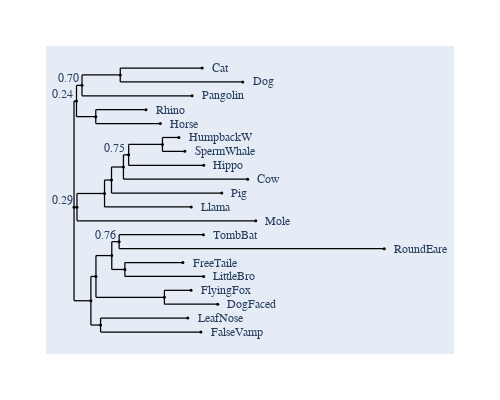

The notebook cell saved with this chart:
### Markdown cell above
# Display a Phylogenetic Tree Showing Bootstrap Support

We use a tree saved in `json` format from a 100 replicate bootstrap resamplings. The `show_support=True` argument controls whether or not to display support. The `threshold=0.8` argument indicates only nodes with a support level ≤0.8 will have support text displayed.

### Code cell
from cogent3.app import io

reader = io.load_json()

tree = reader("../data/tree-with-support.json")
fig = tree.get_figure(show_support=True, threshold=0.8)
fig.scale_bar = None
fig.show(width=500, height=400)

### Figure 1 — Plotly figure (JSON) as saved in the notebook; plotly's stock layout.template omitted (floating-point values rounded to 4 significant figures; data arrays with more than 128 entries replaced by an {"elided": "..."} marker saying what was removed)
{"data": [{"line": {"color": "black", "shape": "spline", "smoothing": 1.3, "width": 1.25}, "mode": "lines", "showlegend": false, "type": "scatter", "x": {"elided": "224 float values"}, "y": {"elided": "224 float values"}}, {"hoverinfo": "text", "marker": {"color": "black", "size": 3, "symbol": "circle"}, "mode": "markers", "showlegend": false, "text": ["root", "edge.16", "edge.14", "edge.6", "Cat", "Dog", "Pangolin", "edge.7", "Rhino", "Horse", "edge.15", "edge.2", "edge.10", "edge.1", "edge.13", "edge.0", "HumpbackW", "SpermWhale", "Hippo", "Cow", "Pig", "Llama", "Mole", "edge.5", "edge.11", "edge.3", "edge.12", "TombBat", "RoundEare", "edge.9", "FreeTaile", "LittleBro", "edge.4", "FlyingFox", "DogFaced", "edge.8", "LeafNose", "FalseVamp"], "type": "scatter", "x": [0, 0.001664, 0.00537, 0.03115, 0.08631, 0.1137, 0.07957, 0.01466, 0.0485, 0.05818, 0.001987, 0.02055, 0.02526, 0.0333, 0.03681, 0.05959, 0.07066, 0.07466, 0.08741, 0.117, 0.09954, 0.07899, 0.1225, 0.01136, 0.01478, 0.02544, 0.0304, 0.08717, 0.2091, 0.03427, 0.07335, 0.08732, 0.0609, 0.07887, 0.09682, 0.01789, 0.07665, 0.08547], "y": [-0.6703, 9.262, 10.72, 11.7, 12.35, 11.05, 9.75, 7.8, 8.45, 7.15, -0.6703, 0.6094, 1.869, 3.087, 4.225, 5.2, 5.85, 4.55, 3.25, 1.95, 0.65, -0.65, -1.95, -9.425, -7.15, -5.2, -3.9, -3.25, -4.55, -6.5, -5.85, -7.15, -9.1, -8.45, -9.75, -11.7, -11.05, -12.35]}], "layout": {"annotations": [{"font": {"family": "Inconsolata, monospace", "size": 12}, "showarrow": false, "text": "Cat", "textangle": 0, "x": 0.09154, "xanchor": "left", "xref": "x", "y": 12.35, "yref": "y"}, {"font": {"family": "Inconsolata, monospace", "size": 12}, "showarrow": false, "text": "Dog", "textangle": 0, "x": 0.1189, "xanchor": "left", "xref": "x", "y": 11.05, "yref": "y"}, {"font": {"family": "Inconsolata, monospace", "size": 12}, "showarrow": false, "text": "Pangolin", "textangle": 0, "x": 0.08479, "xanchor": "left", "xref": "x", "y": 9.75, "yref": "y"}, {"font": {"family": "Inconsolata, monospace", "size": 12}, "showarrow": false, "text": "Rhino", "textangle": 0, "x": 0.05373, "xanchor": "left", "xref": "x", "y": 8.45, "yref": "y"}, {"font": {"family": "Inconsolata, monospace", "size": 12}, "showarrow": false, "text": "Horse", "textangle": 0, "x": 0.06341, "xanchor": "left", "xref": "x", "y": 7.15, "yref": "y"}, {"font": {"family": "Inconsolata, monospace", "size": 12}, "showarrow": false, "text": "HumpbackW", "textangle": 0, "x": 0.07589, "xanchor": "left", "xref": "x", "y": 5.85, "yref": "y"}, {"font": {"family": "Inconsolata, monospace", "size": 12}, "showarrow": false, "text": "SpermWhale", "textangle": 0, "x": 0.07988, "xanchor": "left", "xref": "x", "y": 4.55, "yref": "y"}, {"font": {"family": "Inconsolata, monospace", "size": 12}, "showarrow": false, "text": "Hippo", "textangle": 0, "x": 0.09264, "xanchor": "left", "xref": "x", "y": 3.25, "yref": "y"}, {"font": {"family": "Inconsolata, monospace", "size": 12}, "showarrow": false, "text": "Cow", "textangle": 0, "x": 0.1223, "xanchor": "left", "xref": "x", "y": 1.95, "yref": "y"}, {"font": {"family": "Inconsolata, monospace", "size": 12}, "showarrow": false, "text": "Pig", "textangle": 0, "x": 0.1048, "xanchor": "left", "xref": "x", "y": 0.65, "yref": "y"}, {"font": {"family": "Inconsolata, monospace", "size": 12}, "showarrow": false, "text": "Llama", "textangle": 0, "x": 0.08422, "xanchor": "left", "xref": "x", "y": -0.65, "yref": "y"}, {"font": {"family": "Inconsolata, monospace", "size": 12}, "showarrow": false, "text": "Mole", "textangle": 0, "x": 0.1277, "xanchor": "left", "xref": "x", "y": -1.95, "yref": "y"}, {"font": {"family": "Inconsolata, monospace", "size": 12}, "showarrow": false, "text": "TombBat", "textangle": 0, "x": 0.0924, "xanchor": "left", "xref": "x", "y": -3.25, "yref": "y"}, {"font": {"family": "Inconsolata, monospace", "size": 12}, "showarrow": false, "text": "RoundEare", "textangle": 0, "x": 0.2143, "xanchor": "left", "xref": "x", "y": -4.55, "yref": "y"}, {"font": {"family": "Inconsolata, monospace", "size": 12}, "showarrow": false, "text": "FreeTaile", "textangle": 0, "x": 0.07857, "xanchor": "left", "xref": "x", "y": -5.85, "yref": "y"}, {"font": {"family": "Inconsolata, monospace", "size": 12}, "showarrow": false, "text": "LittleBro", "textangle": 0, "x": 0.09255, "xanchor": "left", "xref": "x", "y": -7.15, "yref": "y"}, {"font": {"family": "Inconsolata, monospace", "size": 12}, "showarrow": false, "text": "FlyingFox", "textangle": 0, "x": 0.0841, "xanchor": "left", "xref": "x", "y": -8.45, "yref": "y"}, {"font": {"family": "Inconsolata, monospace", "size": 12}, "showarrow": false, "text": "DogFaced", "textangle": 0, "x": 0.102, "xanchor": "left", "xref": "x", "y": -9.75, "yref": "y"}, {"font": {"family": "Inconsolata, monospace", "size": 12}, "showarrow": false, "text": "LeafNose", "textangle": 0, "x": 0.08187, "xanchor": "left", "xref": "x", "y": -11.05, "yref": "y"}, {"font": {"family": "Inconsolata, monospace", "size": 12}, "showarrow": false, "text": "FalseVamp", "textangle": 0, "x": 0.0907, "xanchor": "left", "xref": "x", "y": -12.35, "yref": "y"}, {"font": {"family": "Inconsolata, monospace", "size": 12}, "showarrow": false, "text": "0.24", "textangle": 0, "x": 0.001664, "xanchor": "center", "xref": "x", "xshift": -14, "y": 9.262, "yref": "y", "yshift": 7}, {"font": {"family": "Inconsolata, monospace", "size": 12}, "showarrow": false, "text": "0.70", "textangle": 0, "x": 0.00537, "xanchor": "center", "xref": "x", "xshift": -14, "y": 10.72, "yref": "y", "yshift": 7}, {"font": {"family": "Inconsolata, monospace", "size": 12}, "showarrow": false, "text": "0.29", "textangle": 0, "x": 0.001987, "xanchor": "center", "xref": "x", "xshift": -14, "y": -0.6703, "yref": "y", "yshift": 7}, {"font": {"family": "Inconsolata, monospace", "size": 12}, "showarrow": false, "text": "0.75", "textangle": 0, "x": 0.03681, "xanchor": "center", "xref": "x", "xshift": -14, "y": 4.225, "yref": "y", "yshift": 7}, {"font": {"family": "Inconsolata, monospace", "size": 12}, "showarrow": false, "text": "0.76", "textangle": 0, "x": 0.0304, "xanchor": "center", "xref": "x", "xshift": -14, "y": -3.9, "yref": "y", "yshift": 7}], "autosize": true, "font": {"family": "Balto", "size": 14}, "height": 400, "hovermode": "closest", "margin": {"b": 50, "l": 50, "pad": 4, "r": 50, "t": 50}, "showlegend": false, "width": 500, "xaxis": {"visible": false}, "yaxis": {"visible": false}}}
